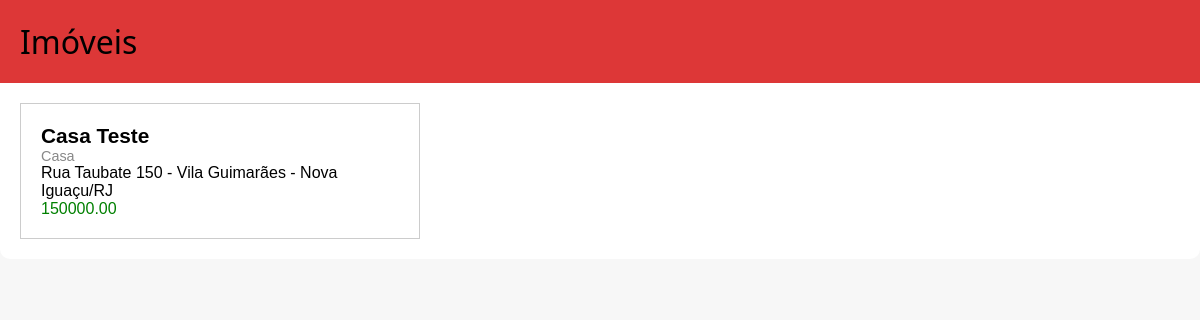
The app's page /, older data.
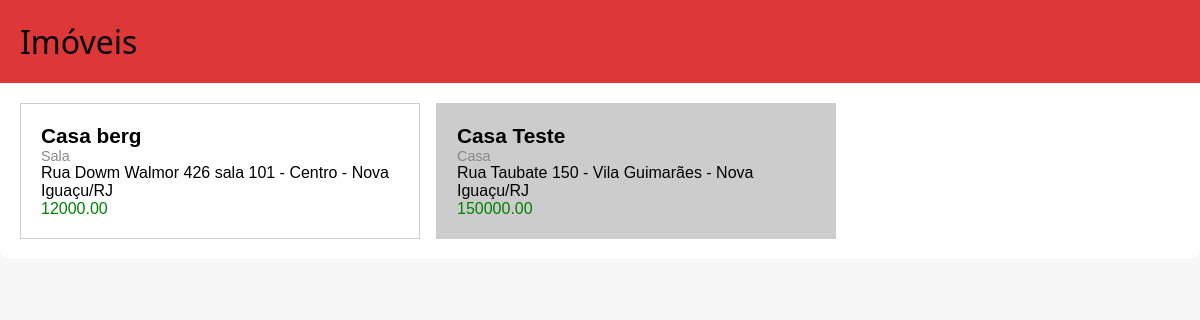
The same page, newer data.
### imoveis/models.py (models this page shows, shortened)
class Imovel(models.Model):
    titulo = models.CharField(
        max_length=100,
        help_text='Título ou nome do imóvel(Ex: Casa em Paraty)'
    )
    descricao = models.TextField(
        blank=True,
        help_text='Descrição detalhada do imóvel'
    )
    endereco = models.CharField(
        max_length=200,
        help_text='Endereço completo do imóvel'
    )
    tipo_imovel = [
        ('AP', 'Apartamento'),
        ('CA', 'Casa'),
        ('SA', 'Sala'),
        ('LJ', 'Loja'),
        ('SBJ', 'Sobreloja'),
        ('GP', 'Galpão'),
        ('TE', 'Terreno'),
        ('PT', 'Parte'), # quando é somente parte de um imovel
    ]
    tipo = models.CharField(
        max_length=3,
        choices=tipo_imovel,
        default='CA',
        help_text='Tipo do Imóvel'
    )
    preco = models.DecimalField(
        max_digits=10,
        decimal_places=2,
        help_text='Valor do imóvel (Ex.: 1000000,00).'
    )
    disponivel = models.BooleanField(
        default=True,
        help_text='Se está disponível para venda ou locação.'
    )
    locadores = models.ManyToManyField('Locadores', through='LocadorImovel', related_name='imoveis', help_text='Locadores Vinculados a esse imóvel')
    """
        Logica a ser implementada:
        Se não houver Locatário automaticamente imóvel será considerado disponível
    """
    locatario = models.ForeignKey(
        'Locatarios',
        on_delete=models.SET_NULL, # Mesmo que o Locatario seja excluido o imóvel permanece
        null=True,
        blank=True,
        help_text='Locatário atual do imóvel(se alugado)'
    )
    """
        Logica a ser implementada:
        Se não houver Fiador automaticamente sera considerado 03 meses deposito garantia (valor aluguel)
    """
    fiador = models.ForeignKey(
        'Fiadores',
        on_delete=models.SET_NULL, # Mesmo que o fiador seja excluido o locatário permanece
        null=True,
        blank=True,
        help_text='Fiador do Locatario se houver'
    )
    data_cadastro = models.DateTimeField(
        auto_now_add=True,
        help_text='Data em que o imóvel foi cadastrado.'
    )
    data_atualizacao = models.DateTimeField(
        auto_now=True,
        help_text='Data da ultima atualização.'
    )
    """def clean(self):
        total = sum(
            li.participa for li in LocadorImovel.objects.filter(imovel=self)
        )
        if total != 100:
            raise ValidationError(
                f'A soma dos percentuais dos locadores deve ser exatamente 100%. Atualmente {total}%.'
            )"""

### imoveis/views.py (the view)
# urls.py: path('', views.lista_imoveis, name='lista_imoveis'),
def lista_imoveis(request):
    imoveis = Imovel.objects.filter(disponivel=True).order_by('-data_cadastro')
    return render(request, 'imoveis/lista_imoveis.html', {'imoveis':imoveis})

### imoveis/templates/imoveis/lista_imoveis.html (shortened to what this page needs)
<!DOCTYPE html>
<html lang="pt-br">
<head>
</head>
<body>
    <section class="container">
        <h2>Imóveis</h2>
        <div class='container-imovel'>
            {% for imovel in imoveis %}
            <div class="imovel">
                <div class="titulo">{{ imovel.titulo }}</div>
                <div class="tipo">{{imovel.get_tipo_display}}</div>
                <div class="endereco">{{imovel.endereco}}</div>
                <div class="preco">{{imovel.preco}}</div>
            </div>
            {% empty %}
            <p>Nenhum Imóvel disponível no momento!</p>
            {%endfor%}
        </div>
    </section>
</body>
</html>

Row changes from the older to the newer data that the page shows:
added Imovel: titulo "Casa berg", tipo "Sala", endereco "Rua Dowm Walmor 426 sala 101 - Centro - Nova Iguaçu/RJ", preco "12000.00"
